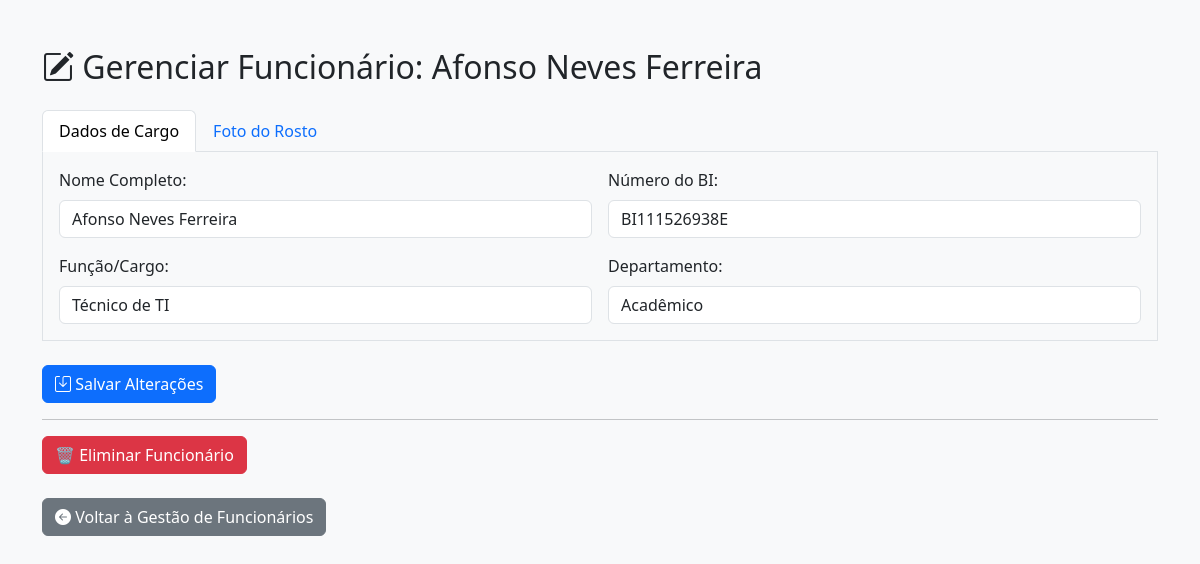
Page /funcionario/8 (signed in) on the committed database.
### tables this page shows
CREATE TABLE funcionarios (
        id INTEGER PRIMARY KEY AUTOINCREMENT,
        nome TEXT NOT NULL,
        funcao TEXT,
        departamento TEXT,
        numero_bi TEXT UNIQUE NOT NULL
    );

### app.py (the view, shortened to what this page needs)
@app.route('/funcionario/<int:id>', methods=['GET', 'POST'])
def editar_funcionario(id):
    if session.get('tipo_usuario') != 'Admin':
        flash('Acesso negado.', 'danger')
        return redirect(url_for('dashboard'))
    conn = get_db_connection()
    funcionario = conn.execute(
        'SELECT * FROM funcionarios WHERE id = ?', (id,)).fetchone()
    if not funcionario:
        conn.close()
        return "Funcionário não encontrado.", 404
    caminho_foto_antigo = os.path.join(
        'known_faces', f"{funcionario['numero_bi']}.jpg")
    caminho_foto = os.path.join(
        'known_faces', f"{funcionario['numero_bi']}.jpg")
    existe_foto = os.path.exists(caminho_foto)
    conn.close()
    return render_template('editar_funcionario.html',
                           funcionario=funcionario,
                           existe_foto=existe_foto,
                           now=datetime.now().timestamp())

### app.py (called while the page is built)
def get_db_connection():
    conn = sqlite3.connect('database.db')
    conn.row_factory = sqlite3.Row
    return conn

### templates/editar_funcionario.html (shortened to what this page needs)
<!DOCTYPE html>
<html lang="pt">
<head>
    <link href="https://cdn.jsdelivr.net/npm/bootstrap@5.3.2/dist/css/bootstrap.min.css" rel="stylesheet">
    <link rel="stylesheet" href="https://cdn.jsdelivr.net/npm/bootstrap-icons@1.11.3/font/bootstrap-icons.min.css">
</head>
<body class="bg-light">
<div class="container mt-5">
    <h2 class="mb-4">
        <i class="bi bi-pencil-square"></i> Gerenciar Funcionário: {{ funcionario.nome }}
    </h2>
    <form method="POST" action="{{ url_for('editar_funcionario', id=funcionario.id) }}" enctype="multipart/form-data" id="formEdicaoFuncionario">
        <ul class="nav nav-tabs" id="formTabs" role="tablist">
            <li class="nav-item" role="presentation">
                <button class="nav-link active" data-bs-toggle="tab" data-bs-target="#dadosPessoais" type="button" role="tab">Dados de Cargo</button>
            </li>
            <li class="nav-item" role="presentation">
                <button class="nav-link" id="tabFotoFuncionario" data-bs-toggle="tab" data-bs-target="#fotoFuncionario" type="button" role="tab">Foto do Rosto</button>
            </li>
        </ul>
        <div class="tab-content border border-top-0 p-3">
            <div class="tab-pane fade show active" id="dadosPessoais" role="tabpanel">
                <div class="row g-3">
                    <div class="col-md-6">
                        <label for="nome" class="form-label">Nome Completo:</label>
                        <input type="text" class="form-control" name="nome" value="{{ funcionario.nome }}" required>
                    </div>
                    <div class="col-md-6">
                        <label for="numero_bi" class="form-label">Número do BI:</label>
                        <input type="text" class="form-control" name="numero_bi" value="{{ funcionario.numero_bi }}" required>
                    </div>
                    <div class="col-md-6">
                        <label for="funcao" class="form-label">Função/Cargo:</label>
                        <input type="text" class="form-control" name="funcao" value="{{ funcionario.funcao }}" required>
                    </div>
                    <div class="col-md-6">
                        <label for="departamento" class="form-label">Departamento:</label>
                        <input type="text" class="form-control" name="departamento" value="{{ funcionario.departamento }}" required>
                    </div>
                </div>
            </div>
        </div>
        <div class="mt-4">
            <button type="submit" class="btn btn-primary">
                <i class="bi bi-save"></i> Salvar Alterações
            </button>
        </div>
    </form>
    <hr>
    <form method="POST" action="{{ url_for('excluir_funcionario', id=funcionario.id) }}" onsubmit="return confirm('Tem certeza que deseja ELIMINAR este funcionário e seus registros? Esta ação é irreversível.')">
        <button type="submit" class="btn btn-danger">🗑️ Eliminar Funcionário</button>
    </form>
    <div class="mt-4">
        <a href="{{ url_for('gerenciar_funcionarios') }}" class="btn btn-secondary">
            <i class="bi bi-arrow-left-circle-fill"></i> Voltar à Gestão de Funcionários
        </a>
    </div>
</div>
</body>
</html>

### rows in the picture
funcionarios: nome "Afonso Neves Ferreira", numero_bi "BI111526938E", funcao "Técnico de TI", departamento "Acadêmico"
